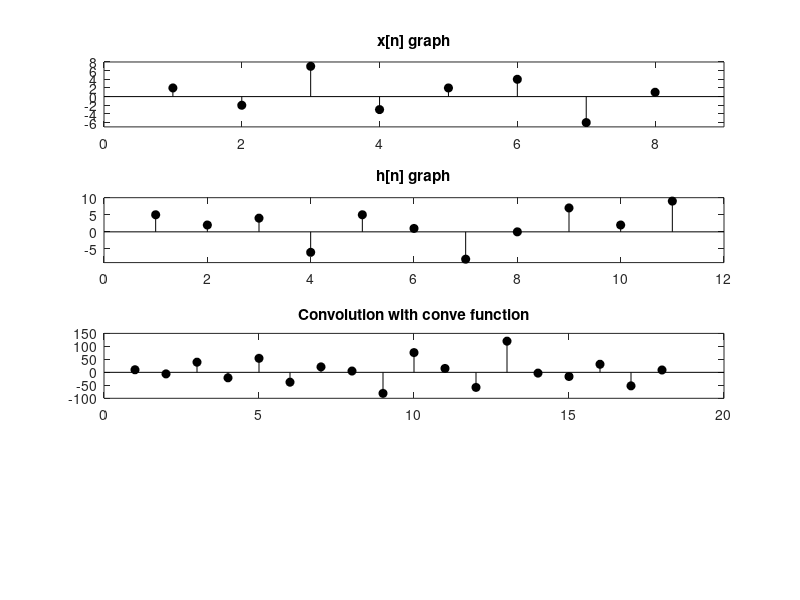

MATLAB code to generate this figure: (Note: this script raises an error after producing the figure.)
%% Soal 3
x = [2, -2, 7, -3, 2, 4, -6, 1];
h = [5, 2, 4, -6, 5, 1, -8, 0, 7, 2, 9];         

subplot(4,1,1);
stem(1:8, x, "filled","black")
xlim([0,9])
ylim([-7,8])
title("x[n] graph")

subplot(4,1,2);
stem(1:length(h),h,"filled","black")
xlim([0,12])
ylim([-9,10])
title("h[n] graph")

conv_signal = conv(h,x);
subplot(4,1,3);
stem(1:length(conv_signal),conv_signal,"filled","black")
title("Convolution with conve function")

myconv_signal = myconv(h,x);
subplot(4,1,4);
stem(1:length(myconv_signal),myconv_signal,"filled","black")
title("Convolution with myconve function")

%this code show the result of conv and myconv are same or not
    ... if they are similar shows true 
    ... and if they are not shows false
Pool = {'FALSE', 'TRUE'};
Pool((myconv_signal == conv_signal) + 1)        

% This code is solution of question number 4 signal assignment
%% Soal 4_1
clear;
clc;

% load data form audio 
[x,fs] = audioread('orginal.wav');
sprintf("The sampling frequnency is: %i\n",fs)

% Play loaded audio
sound(x,fs);

% Save x as x.wav
audiowrite("x.wav",x,fs)

% plot graph of audio

time_domain = linspace(0,length(x)/fs,length(x));

subplot(2,1,1);
plot(time_domain,x(:,1),"black")
title("Left bound audio")

subplot(2,1,2);
plot(time_domain,x(:,2),"black")
title("Right bound audio")

%% Soal 4_3
clear;
clc;

%   Code below loads and plots the orginal audio
[x,fs] = audioread('x.wav');
time_domain = linspace(0,length(x)/fs,length(x)); % this code is for make x axis time domain
subplot(3,1,1);
plot(time_domain,x);           
 
signal_1d = ((x(:,1)+x(:,2))/2); %Convert 2D audio to 1D
delay_time = 1*fs; % Delay time in question is 1 second

% In code below I made impulse vector referring to question
h=zeros(length(x),1);   
h(1)=1;         
h(delay_time)=0.81;
subplot(3,1,2);     
plot(time_domain,h);          

%Convolution
y=conv(signal_1d,h);   
subplot(3,1,3);
time_domain_z = linspace(0,length(y)/fs,length(y));
plot(time_domain_z,y);           
sound(y,44100);

%Save echo audio
audiowrite("y.wav",y,fs)

%%  Soal 4_4
clear;
clc;

%   Code below loads and plots the orginal audio
[x,fs] = audioread('x.wav');
time_domain = linspace(0,length(x)/fs,length(x)); % this code is for make x axis time domain
signal_1d = ((x(:,1)+x(:,2))/2);

h=zeros(length(x),1);   
h(1)=1;

range_time = 2:10;
range_value = linspace(0.1,2, 10);
c = 1;
for i = 1:length(range_time)
    for j = 1:length(range_value)
        delay_time = i*fs;
        h(delay_time)=j;

        y=conv(signal_1d,h);

        h=zeros(length(x),1);
        h(1)=1;

        name = "test/" +string(c)+ "_test.wav";
        audiowrite(name,y,fs)

        c = c + 1;
    end
end

